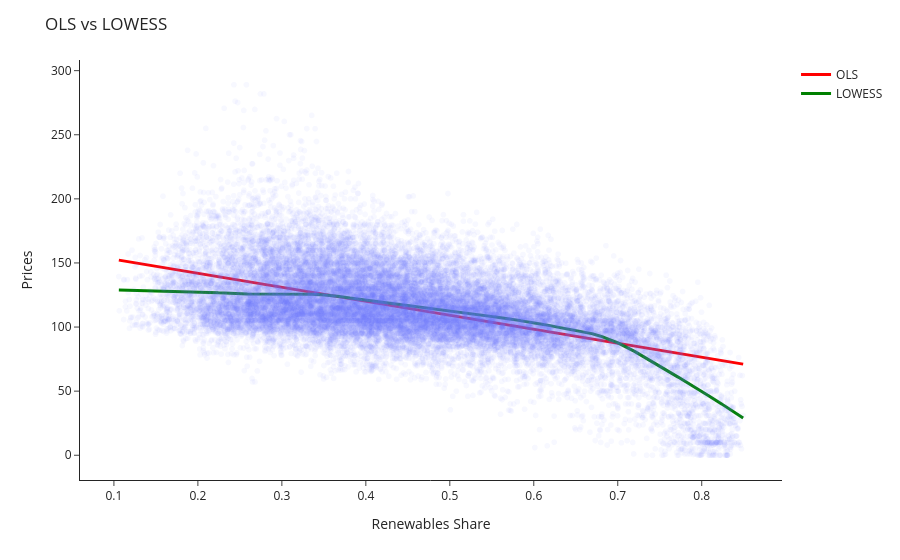

Source (notebook cell):
### Markdown cell above
The OLS results confirm a statistically significant negative relationship between renewable penetration and electricity prices. In the 2023–2026 specification, the coefficient of the renewable share is negative and highly significant, suggesting that higher renewable penetration is associated with lower wholesale electricity prices. However, the model explains approximately 31% of price variability, indicating that additional structural and market factors remain relevant in price formation.

The extended specification over the 2021–2025 sample, which includes regime indicators and interaction terms, reveals a more nuanced relationship. While the average effect of renewable penetration remains negative, its magnitude varies significantly across regimes. In particular, the interaction terms suggest that the impact of renewables on prices is not stable over time and is partially dependent on the prevailing market regime.

Overall, the results indicate that renewable penetration consistently exerts downward pressure on electricity prices, but the strength of this effect is time-varying and sensitive to market conditions, particularly in periods characterised by structural changes in energy markets.

### Code cell
import plotly.express as px
import plotly.graph_objects as go
from statsmodels.nonparametric.smoothers_lowess import lowess
import statsmodels.api as sm
import numpy as np
 
# Scatter
fig = px.scatter(
    data,
    x='Renewables_weight',
    y='Prices',
    hover_data=['Date'],
    opacity=0.05
)
 
# ------------------
# OLS Trendline
# ------------------
X = sm.add_constant(data['Renewables_weight'])
ols_model = sm.OLS(data['Prices'], X).fit()
 
x_ols = np.linspace(
    data['Renewables_weight'].min(),
    data['Renewables_weight'].max(),
    100
)
 
y_ols = ols_model.predict(sm.add_constant(x_ols))
 
fig.add_trace(
    go.Scatter(
        x=x_ols,
        y=y_ols,
        mode='lines',
        name='OLS',
        line=dict(color='red', width=3)
    )
)
 
# ------------------
# LOWESS Trendline
# ------------------
lowess_fit = lowess(
    endog=data['Prices'],
    exog=data['Renewables_weight'],
    frac=0.2  # da regolare
)
 
fig.add_trace(
    go.Scatter(
        x=lowess_fit[:, 0],
        y=lowess_fit[:, 1],
        mode='lines',
        name='LOWESS',
        line=dict(color='green', width=3)
    )
)
 
fig.update_layout(
    title='OLS vs LOWESS',
    xaxis_title='Renewables Share',
    yaxis_title='Prices',
    template='simple_white'
)
 
fig.show()

### Figure 1 — Plotly figure (JSON) as saved in the notebook; plotly's stock layout.template omitted (floating-point values rounded to 4 significant figures; data arrays with more than 128 entries replaced by an {"elided": "..."} marker saying what was removed)
{"data": [{"customdata": {"elided": "26994x1 str values"}, "hovertemplate": "Renewables_weight=%{x}<br>Prices=%{y}<br>Date=%{customdata[0]}<extra></extra>", "legendgroup": "", "marker": {"color": "#636efa", "opacity": 0.05, "symbol": "circle"}, "mode": "markers", "name": "", "showlegend": false, "type": "scattergl", "x": {"elided": "26994 float values"}, "xaxis": "x", "y": {"elided": "26994 float values"}, "yaxis": "y"}, {"line": {"color": "red", "width": 3}, "mode": "lines", "name": "OLS", "type": "scatter", "x": [0.1059, 0.1134, 0.1209, 0.1284, 0.1359, 0.1434, 0.1509, 0.1584, 0.166, 0.1735, 0.181, 0.1885, 0.196, 0.2035, 0.211, 0.2185, 0.226, 0.2335, 0.2411, 0.2486, 0.2561, 0.2636, 0.2711, 0.2786, 0.2861, 0.2936, 0.3011, 0.3086, 0.3162, 0.3237, 0.3312, 0.3387, 0.3462, 0.3537, 0.3612, 0.3687, 0.3762, 0.3837, 0.3912, 0.3988, 0.4063, 0.4138, 0.4213, 0.4288, 0.4363, 0.4438, 0.4513, 0.4588, 0.4663, 0.4739, 0.4814, 0.4889, 0.4964, 0.5039, 0.5114, 0.5189, 0.5264, 0.5339, 0.5414, 0.5489, 0.5565, 0.564, 0.5715, 0.579, 0.5865, 0.594, 0.6015, 0.609, 0.6165, 0.624, 0.6316, 0.6391, 0.6466, 0.6541, 0.6616, 0.6691, 0.6766, 0.6841, 0.6916, 0.6991, 0.7066, 0.7142, 0.7217, 0.7292, 0.7367, 0.7442, 0.7517, 0.7592, 0.7667, 0.7742, 0.7817, 0.7893, 0.7968, 0.8043, 0.8118, 0.8193, 0.8268, 0.8343, 0.8418, 0.8493], "y": [152.2, 151.4, 150.6, 149.8, 148.9, 148.1, 147.3, 146.5, 145.7, 144.8, 144.0, 143.2, 142.4, 141.6, 140.7, 139.9, 139.1, 138.3, 137.5, 136.6, 135.8, 135.0, 134.2, 133.4, 132.5, 131.7, 130.9, 130.1, 129.3, 128.5, 127.6, 126.8, 126.0, 125.2, 124.4, 123.5, 122.7, 121.9, 121.1, 120.3, 119.4, 118.6, 117.8, 117.0, 116.2, 115.3, 114.5, 113.7, 112.9, 112.1, 111.2, 110.4, 109.6, 108.8, 108.0, 107.1, 106.3, 105.5, 104.7, 103.9, 103.0, 102.2, 101.4, 100.6, 99.77, 98.95, 98.13, 97.31, 96.49, 95.67, 94.85, 94.03, 93.21, 92.39, 91.57, 90.75, 89.93, 89.11, 88.29, 87.48, 86.66, 85.84, 85.02, 84.2, 83.38, 82.56, 81.74, 80.92, 80.1, 79.28, 78.46, 77.64, 76.82, 76.0, 75.18, 74.36, 73.54, 72.72, 71.9, 71.09]}, {"line": {"color": "green", "width": 3}, "mode": "lines", "name": "LOWESS", "type": "scatter", "x": {"elided": "26994 float values"}, "y": {"elided": "26994 float values"}}], "layout": {"legend": {"tracegroupgap": 0}, "margin": {"t": 60}, "title": {"text": "OLS vs LOWESS"}, "xaxis": {"anchor": "y", "domain": [0, 1], "title": {"text": "Renewables Share"}}, "yaxis": {"anchor": "x", "domain": [0, 1], "title": {"text": "Prices"}}}}
